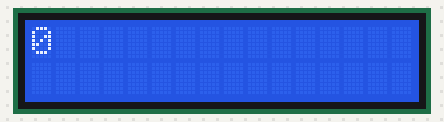
Recording of a sketch running on a simulated Arduino Uno, built with avr-gcc and run on an emulated ATmega328P. On the bench: 16×2 character LCD.

Above: at 0.21 s.
At 1.71 s:
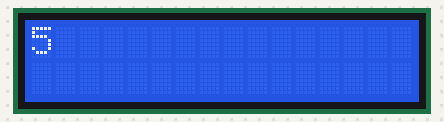
At 3.21 s:
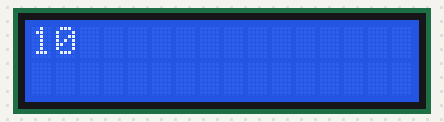
At 6.52 s:
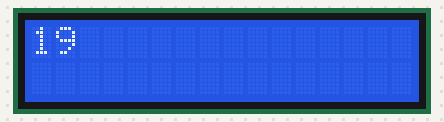
At 9.53 s:
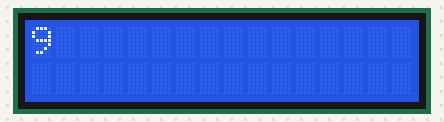
At 12.83 s:
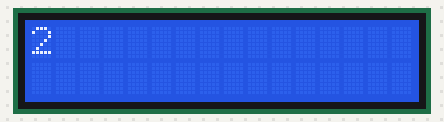

Measured:
- by itself, everything shown: repeats every 12.0 s, in 40 steps

The sketch:

SYC0DAN20YEKDRG.ino
```cpp
//sayac 0 dan 20 ye kadar gidip sonra deri geri geliyo
#include<LiquidCrystal.h>//LCD kütüphanesi
LiquidCrystal lcd(8,9,4,5,6,7);
void setup()
{
 lcd.begin(16,2);

}

void loop()
{
  for(int i=0;i<21;i++)
  {
    lcd.setCursor(0,0);
    lcd.print(i);
    lcd.print(" ");
    delay(300);

  }
  for(int i=19;i>0;i--)
  {
    lcd.setCursor(0,0);
    lcd.print(i);
    lcd.print(" ");
    delay(300);
  }

}
```
